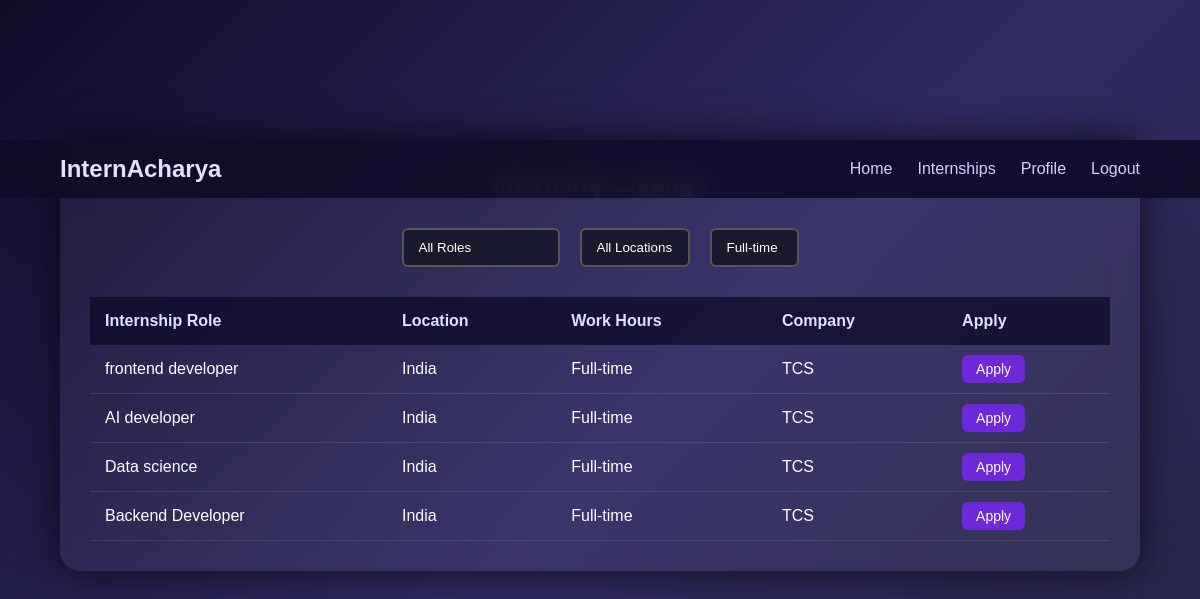
/list/ (signed in), run on the app's committed database.
### user_auth/models.py (models this page shows, shortened)
class InternshipPost(models.Model):
    company_name = models.CharField(max_length=100, blank=True, null=True)
    company = models.ForeignKey(
    custom_user,
    on_delete=models.CASCADE,
    related_name='internships',
    null=True,      # ✅ add this
    blank=True      # ✅ add this
    )
    internship_title = models.CharField(max_length=100, blank=True, null=True)
    description = models.TextField(blank=True, null=True)
    apply_url = models.URLField(blank=True, null=True)
    posted_at = models.DateTimeField(auto_now_add=True)

### user_auth/views.py (the view)
# urls.py: path("list/", views.intern_list, name="list"),
@login_required
def intern_list(request):
    internships = InternshipPost.objects.all().order_by('-posted_at')
    return render(request, "list.html", {'internships': internships})

### templates/list.html (shortened to what this page needs)
{% load static %}
<!DOCTYPE html>
<html lang="en">
<head>
</head>
<body>
<header>
<div class="logo"><a href="{% url 'home' %}">InternAcharya</a></div>
<nav>
<ul>
<li><a href="{% url 'home' %}">Home</a></li>
<li><a href="{% url 'list' %}">Internships</a></li>
<li><a href="{% url 'student_dashboard' %}">Profile</a></li>
<li><a href="{% url 'login' %}">Logout</a></li>
</ul>
</nav>
</header>
<div class="container">
<h2>Internship Listings</h2>
<div class="search-filters">
<select id="roleFilter">
<option value="">All Roles</option>
</select>
<select id="locationFilter">
<option value="">All Locations</option>
</select>
<select id="workHoursFilter">
<option value="Full-time">Full-time</option>
</select>
</div>
<table>
<thead>
<tr>
<th>Internship Role</th>
<th>Location</th>
<th>Work Hours</th>
<th>Company</th>
<th>Apply</th>
</tr>
</thead>
<tbody id="internshipTable">
{% for internship in internships %}
<tr class="internship-row">
<td>{{ internship.internship_title }}</td>
<td>India</td>
<td>Full-time</td>
<td>
<div class="company">
<span>{{ internship.company_name }}</span>
</div>
</td>
<td>
<a class="apply-btn" href="{% url 'apply_internship' internship.id %}">Apply</a>
</td>
</tr>
{% empty %}
<tr>
<td colspan="5" style="text-align:center;">No internships available</td>
</tr>
{% endfor %}
</tbody>
</table>
</div>
</body>
</html>

### templates/list.html (style rules this page uses)
* { margin:0; padding:0; box-sizing:border-box; font-family:'Poppins', sans-serif; }
body { min-height:100vh; background: linear-gradient(135deg, #0f0c29, #302b63, #24243e); color:#fff; }
header { display:flex; justify-content:space-between; align-items:center; padding:15px 60px; background: rgba(15,12,41,0.9); backdrop-filter:blur(10px); position:fixed; width:100%; z-index:99; }
.logo a { color:#e0e0ff; font-size:1.5em; font-weight:bold; text-decoration:none; }
nav ul { list-style:none; display:flex; gap:25px; }
nav ul li a { color:#cfcfff; text-decoration:none; font-weight:500; transition:0.3s; }
.container { width:90%; margin:140px auto 40px; background: rgba(255,255,255,0.05); padding:30px; border-radius:20px; backdrop-filter:blur(15px); box-shadow:0 0 40px rgba(0,0,0,0.7); }
h2 { text-align:center; margin-bottom:30px; color:#e0e0ff; }
.search-filters { display:flex; justify-content:center; gap:20px; margin-bottom:30px; }
select { padding:10px 15px; border-radius:6px; border:2px solid #555; outline:none; background:#1a1a2e; color:#fff; cursor:pointer; transition:0.3s; appearance:none; -webkit-appearance:none; -moz-appearance:none; }
select option { background:#1a1a2e; color:#fff; }
table { width:100%; border-collapse:collapse; color:#fff; }
th { background: rgba(15,12,41,0.8); padding:15px; text-align:left; color:#e0e0ff; }
td { padding:15px; border-bottom:1px solid rgba(255,255,255,0.1); }
.company { display:flex; align-items:center; gap:10px; }
.apply-btn { background:#6d28d9; color:white; padding:6px 14px; border-radius:6px; text-decoration:none; font-size:14px; transition:0.3s; }

### data on the page
InternshipPost: internship_title "frontend developer", company_name "TCS"
InternshipPost: internship_title "AI developer", company_name "TCS"
InternshipPost: internship_title "Data science", company_name "TCS"
InternshipPost: internship_title "Backend Developer", company_name "TCS"
